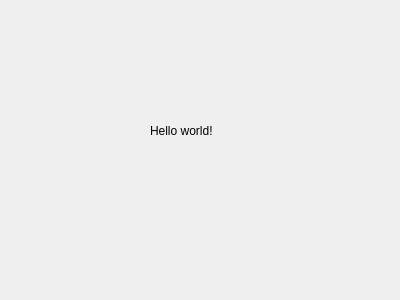
<?xml version="1.0" encoding="UTF-8"?>
<ui version="4.0">
 <class>HelloDialog</class>
 <widget class="QDialog" name="HelloDialog">
  <property name="geometry">
   <rect>
    <x>0</x>
    <y>0</y>
    <width>400</width>
    <height>300</height>
   </rect>
  </property>
  <property name="windowTitle">
   <string>HelloDialog</string>
  </property>
  <widget class="QLabel" name="label">
   <property name="geometry">
    <rect>
     <x>150</x>
     <y>100</y>
     <width>171</width>
     <height>61</height>
    </rect>
   </property>
   <property name="text">
    <string>Hello world!</string>
   </property>
  </widget>
 </widget>
 <layoutdefault spacing="6" margin="11"/>
 <resources/>
 <connections/>
</ui>
